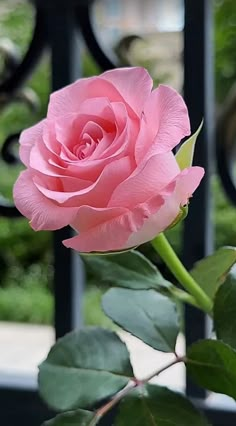
#> input picture rose.jpg, 236 x 426 px
$ python draw_labels.py
#> lines starting #> are read from the running program, lines starting #| are printed output that depends on the picture
import json
import cv2
import matplotlib.pyplot as plt

# Define the images and corresponding JSON files
images = [
    ("rose.jpg", "rose_output.json"),
    ("human.jpg", "human_output.json"),
    ("elephant.jpg", "elephant_output.json"),
    ("temple.jpg", "temple_output.json")
]

# Function to draw bounding boxes with improved styling
def draw_bounding_boxes(image, data):
    for label in data['Labels']:
        for instance in label.get('Instances', []):
            box = instance['BoundingBox']

            height, width, _ = image.shape
            left = int(box['Left'] * width)
            top = int(box['Top'] * height)
            box_width = int(box['Width'] * width)
            box_height = int(box['Height'] * height)

            # Customize box color and thickness
            color = (255, 0, 0)  # Red color
            thickness = 3

            # Draw rectangle
            cv2.rectangle(image, (left, top), (left + box_width, top + box_height), color, thickness)

            # Customize label text
            confidence = instance['Confidence']
            label_text = f"{label['Name']} ({confidence:.1f}%)"

            # Draw label background for better visibility
            (text_width, text_height), _ = cv2.getTextSize(label_text, cv2.FONT_HERSHEY_SIMPLEX, 0.8, 2)
            cv2.rectangle(image, (left, top - text_height - 10), (left + text_width, top), color, -1)

            # Draw label text
            cv2.putText(image, label_text, (left, top - 5), cv2.FONT_HERSHEY_SIMPLEX, 0.8, (255, 255, 255), 2)

            # Draw parent labels (if any)
            parent_labels = ", ".join(parent['Name'] for parent in label.get('Parents', []))
            if parent_labels:
                parent_text = f"Parents: {parent_labels}"
                cv2.putText(image, parent_text, (left, top + box_height + 20), cv2.FONT_HERSHEY_SIMPLEX, 0.6, (0, 255, 0), 2)

    return image

# Process each image
for image_path, json_path in images:
    # Load Rekognition output
    with open(json_path) as f:
#> (reads rose_output.json from the repository)
        data = json.load(f)

    # Load the image
    image = cv2.imread(image_path)
#> image is the input picture: shape (426, 236, 3); mean B, G, R 95.1, 100.7, 110.6
    image = cv2.cvtColor(image, cv2.COLOR_BGR2RGB)

    # Draw the improved bounding boxes
    image_with_boxes = draw_bounding_boxes(image, data)
#> after the loop in draw_bounding_boxes, `for label in data['Labels']:`:
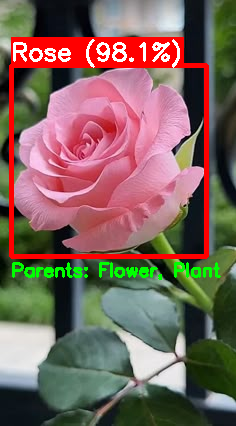
#> image: shape (426, 236, 3); mean R, G, B 124.9, 99.6, 91.7

    # Display the image
    plt.figure(figsize=(12, 8))
    plt.imshow(image_with_boxes)
    plt.axis('off')
    plt.title(f"Detected Objects - {image_path}")
    plt.show()

    # Save the output image
    output_filename = f"output_with_boxes_{image_path}"
    cv2.imwrite(output_filename, cv2.cvtColor(image_with_boxes, cv2.COLOR_RGB2BGR))
#> (the run stopped early here; a loop or call above may not have finished)
